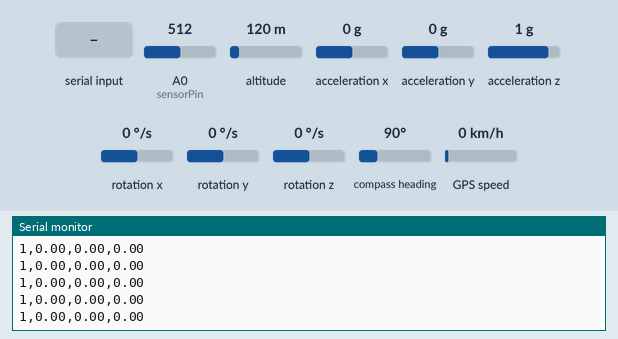
A sketch run on a simulated Arduino Mega 2560, built with avr-gcc and run on an emulated ATmega2560. Parts: the last lines printed to the serial monitor. The test bench sets the inputs (shaded band); at power-on: rotation z 0 °/s, acceleration x 0 g, A0 (sensorPin) = 512, acceleration y 0 g, altitude 120 m, acceleration z 1 g, rotation x 0 °/s, rotation y 0 °/s, compass heading 90°, GPS speed 0 km/h. The GPS gets a fix after 3 s at 37.7749, -122.4194 with 8 satellites.

Above: at 3.2 s.
3.3 s: rotation z set to 192 °/s
At 4.07 s:
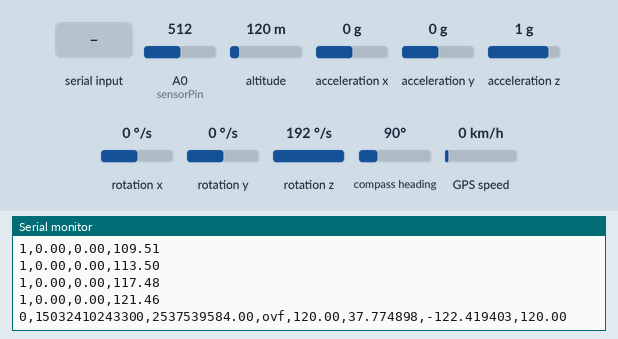
7.4 s: acceleration x set to -1.4 g
At 7.9 s:
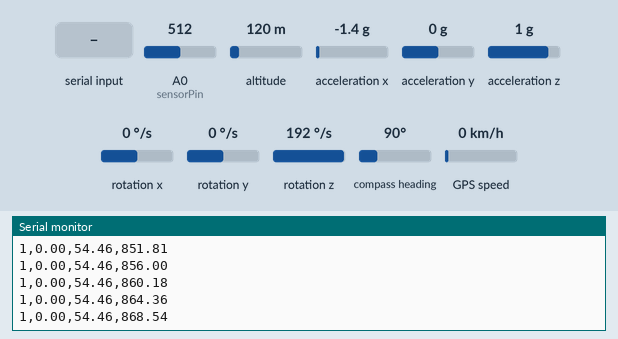
11.5 s: A0 (sensorPin) set to 30
At 12.6 s:
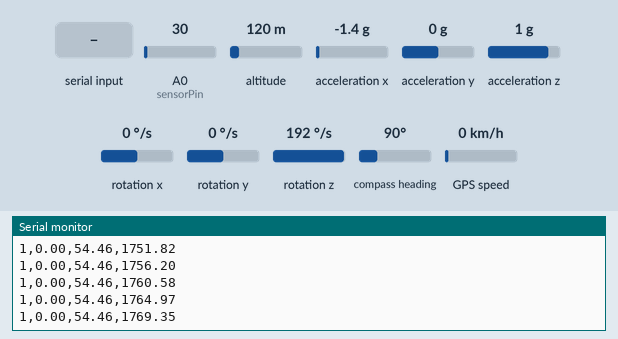
15.6 s: "1\n" received over the second serial link
17.1 s: acceleration y set to -0.2 g
At 18.2 s:
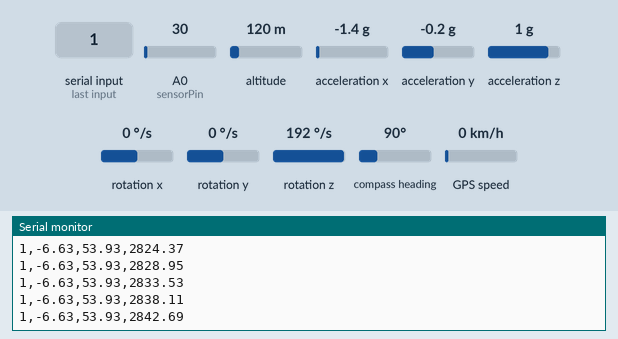
21.2 s: acceleration y set to 0 g
At 22.0 s:
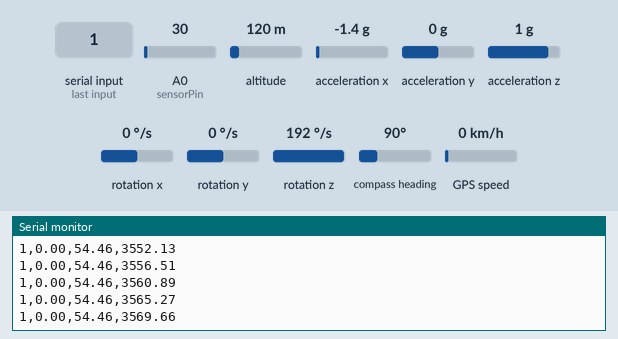
Timing chart, 0 to 24.2 s (numbered marks = the images above; inputs shaded):
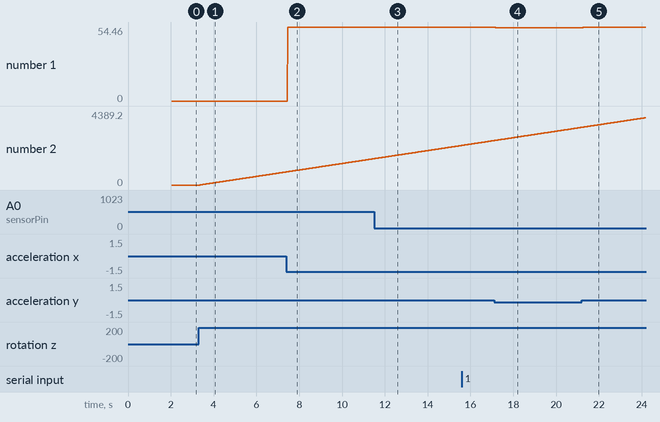

Measured:
- after the input at 3.3 s, the serial monitor: prints a new line after 0.07 s (image 1)
- plotted number 2: 0 → 773.14 after the input at 3.3 s

The sketch:

main.ino
```cpp
// main.ino

#include "MPU.h"
#include "IR.h"
#include "GPS.h"

int sensorPin = A0;
HardwareSerial &gpsSerial = Serial2;
HardwareSerial &piSerial = Serial3;

bool outputFlagGPS = false;
bool outputFlagIR = false;
bool outputFlagMPU = false;

void setup() {
  // Initialize Serial communication
  Serial.begin(9600);
  piSerial.begin(9600);

  // Setup GPS
  setupGPS(gpsSerial, piSerial);

  // Setup sensor
  setupSensor(sensorPin, piSerial);

  // Setup MPU
  setupMPU(piSerial);
}

void loop() {
  // Process GPS data
  loopGPS(gpsSerial, piSerial, outputFlagGPS);

  // Process sensor data
  processSensor(sensorPin, piSerial, outputFlagIR);

  // Process MPU data
  processMPU(piSerial, outputFlagMPU);

  // Listen to Raspberry Pi
  // listenToPi();
}

void listenToPi() {
  if (piSerial.available() > 0) {
    String incomingByte = piSerial.readStringUntil('\n');  // Read one byte at a time
    Serial.print("Received from piSerial: ");
    Serial.println(incomingByte);
  }
}
```

GPS.cpp
```cpp
/**
  @file GPS.cpp
  @date 22/01/2025
  @version 1.0
  @brief This file contains the function definitions for the GPS module.

  This file contains the function definitions for the GPS module.
  The GPS module is used to read location data (latitude, longitude, date, time, altitude, speed, and satellites in view)
  from the GPS module and send the data to the Raspberry Pi.

*/

#include "GPS.h"

TinyGPSPlus gps;

u8 ubxCfgRate[]{
  0xB5, 0x62, 0x06, 0x08, 0x06, 0x00, 0xE8, 0x03, 0x01, 0x00, 0x01, 0x00, 0x01, 0x39,  // output@1Hz
  // 0xB5, 0x62, 0x06, 0x08, 0x06, 0x00, 0xF4, 0x01, 0x01, 0x00, 0x01, 0x00, 0x0B, 0x77, // output@2Hz
};

int idxGPS = 0;

void setupGPS(HardwareSerial &gpsSerial, HardwareSerial &piSerial) {
  // Serial.begin(9600);    // For debugging (PC communication)
  gpsSerial.begin(9600);  // For GPS communication
  // piSerial.begin(9600);  // For Arduino - Raspberry Pi communication

  // pinMode(PPS_PIN, INPUT);
  // attachInterrupt(digitalPinToInterrupt(PPS_PIN), handlePPS, RISING);

  gpsSerial.write(ubxCfgRate, sizeof(ubxCfgRate));
  Serial.println("GPS module initialized.");
  piSerial.write("GPS module initialized.");
}

void loopGPS(HardwareSerial &gpsSerial, HardwareSerial &piSerial, bool &outputFlagGPS) {
  // Read data from GPS
  if (gpsSerial.available() > 0) {
    char gpsdata = gpsSerial.read();
    // Serial.print(gpsdata);
    gps.encode(gpsdata);

    if (gps.location.isUpdated()) {
      // Print GPS data
      printGPSData(piSerial, outputFlagGPS);
    }
  }
}

// void handlePPS() {
//   Serial.println("PPS signal");
// }

void printGPSData(HardwareSerial &piSerial, bool &outputFlagGPS) {
  double Latitude, Longitude, Easting, Northing;
  // Print latitude and longitude
  if (gps.location.isValid()) {
    Latitude = gps.location.lat();
    Longitude = gps.location.lng();
    converter(Latitude, Longitude, Easting, Northing);
    if (outputFlagGPS) {
      Serial.print("Latitude: ");
      Serial.print(Latitude, 6);
      Serial.print(", Longitude: ");
      Serial.println(Longitude, 6);
      Serial.print("Easting: ");
      Serial.print(Easting, 3);
      Serial.print(", Northing: ");
      Serial.println(Northing, 3);
    }
  } else {
    Latitude = NULL;
    Longitude = NULL;
    Easting = NULL;
    Northing = NULL;
    if (outputFlagGPS) {
      Serial.println("Location not available");
    }
  }

  // Print date and time
  u32 Date, Time;
  if (gps.date.isValid() && gps.time.isValid()) {
    Date = gps.date.value();
    Time = gps.time.value();
    if (outputFlagGPS) {
      Serial.print("Date: ");
      Serial.print(gps.date.month());
      Serial.print("/");
      Serial.print(gps.date.day());
      Serial.print("/");
      Serial.println(gps.date.year());
      Serial.print("Time: ");
      Serial.print(gps.time.hour());
      Serial.print(":");
      Serial.print(gps.time.minute());
      Serial.print(":");
      Serial.print(gps.time.second());
      Serial.println(" UTC");
    }
  } else {
    Date = NULL;
    Time = NULL;
    if (outputFlagGPS) {
      Serial.println("Date/Time not available");
    }
  }

  // Print altitude
  double Altitude;
  if (gps.altitude.isValid()) {
    Altitude = gps.altitude.meters();
    if (outputFlagGPS) {
      Serial.print("Altitude: ");
      Serial.println(" meters");
    }
  } else {
    Altitude = NULL;
    if (outputFlagGPS) {
      Serial.println("Altitude not available");
    }
  }

  // Print speed
  double Speed;
  if (gps.speed.isValid()) {
    Speed = gps.speed.kmph();
    if (outputFlagGPS) {
      Serial.print("Speed: ");
      Serial.print(Speed);
      Serial.println(" km/h");
    }
  } else {
    Speed = NULL;
    if (outputFlagGPS) {
      Serial.println("Speed not available");
    }
  }

  // Print satellites in view
  if (gps.satellites.isValid()) {
    if (outputFlagGPS) {
      Serial.print("Satellites in view: ");
      Serial.println(gps.satellites.value());
    }
  } else {
    if (outputFlagGPS) {
      Serial.println("Satellite data not available");
    }
  }

  if (outputFlagGPS) {
    Serial.println();
  }

  // piSerial.print(idxGPS);
  // piSerial.print(',');
  // piSerial.print(Date);
  // piSerial.print(Time);
  // piSerial.print(',');
  // piSerial.print(Easting);
  // piSerial.print(',');
  // piSerial.print(Northing);
  // piSerial.print(',');
  // piSerial.print(Altitude);
  // piSerial.print(',');
  // piSerial.print(Latitude, 6);
  // piSerial.print(',');
  // piSerial.print(Longitude, 6);
  // piSerial.print(',');
  // piSerial.println(Altitude);

  Serial.print(idxGPS);
  Serial.print(',');
  Serial.print(Date);
  Serial.print(Time);
  Serial.print(',');
  Serial.print(Easting);
  Serial.print(',');
  Serial.print(Northing);
  Serial.print(',');
  Serial.print(Altitude);
  Serial.print(',');
  Serial.print(Latitude, 6);
  Serial.print(',');
  Serial.print(Longitude, 6);
  Serial.print(',');
  Serial.println(Altitude);
}

void dec2dms(double dec) {
  int degrees = int(dec);
  int minutes = int(abs(dec - degrees) * 60);
  double seconds = ((abs(dec - degrees) * 60) - minutes) * 60;

  Serial.print(degrees);
  Serial.print("\u00B0");
  Serial.print(minutes);
  Serial.print("'");
  Serial.print(seconds, 3);
  Serial.print("\"");
}

void converter(double Latitude, double Longitude, double &Easting, double &Northing) {
  const double a = 6378137.000;
  const double FalseOriginE = 500000.0000;
  const double FalseOriginN = 10000000.0000;
  const double K0 = 0.9996;
  const double e2 = 0.006694380023;
  const double e4 = e2 * e2;
  const double e6 = e4 * e2;

  double radLat = Latitude * M_PI / 180;
  double radLng = Longitude * M_PI / 180;
  double diffLng = Longitude - 153.000000;
  double radDiffLng = diffLng * M_PI / 180;

  double SinLat1 = sin(radLat);
  double SinLat2 = sin(2 * radLat);
  double SinLat4 = sin(4 * radLat);
  double SinLat6 = sin(6 * radLat);

  double A0 = 1 - e2 / 4 - 3 * e4 / 64 - 5 * e6 / 256;
  double A2 = 3 * (e2 + e4 / 4 + 15 * e6 / 128) / 8;
  double A4 = 15 * (e4 + 3 * e6 / 4) / 256;
  double A6 = 35 * e6 / 3072;

  double M1 = a * A0 * radLat;
  double M2 = -a * A2 * SinLat2;
  double M3 = a * A4 * SinLat4;
  double M4 = -a * A6 * SinLat6;
  double M = M1 + M2 + M3 + M4;

  double Pho = a * (1 - e2) / pow((1 - e2 * SinLat1 * SinLat1), 1.5);
  double Nu = a / pow((1 - (e2 * SinLat1 * SinLat1)), 0.5);

  double CosLat1 = cos(radLat);
  double CosLat2 = CosLat1 * CosLat1;
  double CosLat3 = CosLat1 * CosLat2;
  double CosLat4 = CosLat2 * CosLat2;
  double CosLat5 = CosLat2 * CosLat3;
  double CosLat6 = CosLat3 * CosLat3;
  double CosLat7 = CosLat3 * CosLat4;

  double omega1 = radDiffLng;
  double omega2 = omega1 * omega1;
  double omega3 = omega1 * omega2;
  double omega4 = omega2 * omega2;
  double omega5 = omega2 * omega3;
  double omega6 = omega3 * omega3;
  double omega7 = omega3 * omega4;
  double omega8 = omega4 * omega4;

  double TanLat1 = tan(radLat);
  double TanLat2 = TanLat1 * TanLat1;
  double TanLat4 = TanLat2 * TanLat2;
  double TanLat6 = TanLat2 * TanLat4;

  double Psi1 = Nu / Pho;
  double Psi2 = Psi1 * Psi1;
  double Psi3 = Psi1 * Psi2;
  double Psi4 = Psi2 * Psi2;

  // Easting

  double E1 = Nu * omega1 * CosLat1;
  double E2 = Nu * omega3 * CosLat3 * (Psi1 - TanLat2) / 6;
  double E3 = Nu * omega5 * CosLat5 * (4 * Psi3 * (1 - 6 * TanLat2) + Psi1 * (1 + 8 * TanLat2) - Psi1 * (2 * TanLat2) + TanLat4) / 120;
  double E4 = Nu * omega7 * CosLat7 * (61 - 479 * TanLat2 + 179 * TanLat4 - TanLat6) / 5040;

  double SumE = E1 + E2 + E3 + E4;
  double SumEK0 = K0 * SumE;
  Easting = SumEK0 + FalseOriginE;

  // Northing
  double N1 = Nu * SinLat1 * omega2 * CosLat1 / 2;
  double N2 = Nu * SinLat1 * omega4 * CosLat3 * (4 * Psi2 + Psi1 - TanLat2) / 24;
  double N3 = Nu * SinLat1 * omega6 * CosLat5 * (61 - 58 * Psi4 + Psi2 * (4 * Psi4 + 9 * Psi2) - 4 * Psi1 * (7 * Psi4 + 11 * Psi2) - 7 * Psi1 * TanLat2) / 720;
  double N4 = Nu * SinLat1 * omega8 * CosLat7 * (1385 - 3111 * Psi2 + 543 * Psi4 - TanLat6) / 40320;

  double SumN = M + N1 + N2 + N3 + N4;
  double SumNK0 = K0 * SumN;
  Northing = SumNK0 + FalseOriginN;
}
```

GPS.h
```cpp
/**
  @file GPS.h
  @date 22/01/2025
  @version 1.0
  @brief This file contains the function prototypes and global variables for the GPS module.

  This file contains the function prototypes and global variables for the GPS module.
  The GPS module is used to read location data (latitude, longitude, date, time, altitude, speed, and satellites in view)
  from the GPS module and send the data to the Raspberry Pi.

  This file uses TinyGPSPlus library to parse the GPS data.
*/

#ifndef GPS_H
#define GPS_H

#include <TinyGPSPlus.h>
#include <math.h>
#include <stdint.h>

typedef uint32_t u32;
typedef uint8_t u8;

extern TinyGPSPlus gps;
// #define PPS_PIN 38
extern u8 ubxCfgRate[];
extern int idxGPS;
extern bool outputFlagGPS;

void setupGPS(HardwareSerial &gpsSerial, HardwareSerial &piSerial);
void loopGPS(HardwareSerial &gpsSerial, HardwareSerial &piSerial, bool &outputFlagGPS);
// void handlePPS();
void printGPSData(HardwareSerial &piSerial, bool &outputFlagGPS);
void dec2dms(double dec);
void converter(double Latitude, double Longitude, double &Easting, double &Northing);

#endif  // GPS_H
```

IR.cpp
```cpp
#include "IR.h"

unsigned long firstTimestamp = -1;
bool flag = false;
int idxSensor = 2;

void setupSensor(int &sensorPin, HardwareSerial &piSerial) {
  // pinMode(sensorPin, INPUT);
  // Serial.begin(9600);
  Serial.println("Sensor initialized.");
  piSerial.write("Sensor initialized.");
}

void processSensor(int &sensorPin, HardwareSerial &piSerial, bool &outputFlagIR) {
  unsigned long currentMillis = millis();

  int val = analogRead(sensorPin);
  float voltage = val * (5.0 / 1023.0);
  if (voltage < 1) {
    if (!flag) {  // If flag is not set (i.e., we're in > 3.5V state)
      // If flag is set (i.e., we are in < 3.5V state)
      if (firstTimestamp != -1) {
        // Calculate the output ((1/3) / (time in seconds since the first < 3.5V reading))
        float timeInSeconds = (currentMillis - firstTimestamp) / 1000.0;
        float result = (1.0 / 4.0) * 2 * PI / timeInSeconds;
        // Output the result
        if (outputFlagIR) {
          Serial.print("IR Output: ");
          Serial.print(result);
          Serial.println(", ");
        }

        // piSerial.print(idxSensor);
        // piSerial.print(',');
        // piSerial.println(result);

        Serial.print(idxSensor);
        Serial.print(',');
        Serial.println(result);
      }
      firstTimestamp = currentMillis;  // Store timestamp of the first < 3.5V reading
      flag = true;                     // Set the flag to true
    }
  } else {

    flag = false;  // Set the flag to false when we get the next > 3.5V reading
  }
}
```

IR.h
```cpp
#ifndef IR_H
#define IR_H

#include <Arduino.h>

extern unsigned long firstTimestamp;
extern bool flag;
extern int idxSensor;
extern bool outputFlagIR;

void setupSensor(int &sensorPin, HardwareSerial &piSerial);
void processSensor(int &sensorPin, HardwareSerial &piSerial, bool &outputFlagGPS);

#endif
```

MPU.cpp
```cpp
#include "MPU.h"

MPU6050 mpu(Wire);
int idxMPU = 1;

void setupMPU(HardwareSerial &piSerial) {
  Wire.begin();
  // Set up the IMU
  byte status = mpu.begin();
  // Serial.print(F("MPU6050 status: "));
  // Serial.println(status);
  while (status != 0) {  // stop everything if could not connect to MPU6050
  }
  Serial.println(F("Calculating offsets, do not move."));
  piSerial.println(F("Calculating offsets, do not move."));
  delay(1000);
  mpu.calcOffsets(true, true);
  // Serial.begin(9600);
  Serial.println("MPU initialized.");
  piSerial.write("MPU initialized.");
}

void processMPU(HardwareSerial &piSerial, bool &outputFlagMPU) {
  mpu.update();
  if (outputFlagMPU) {
    Serial.print("Angle X: ");
    Serial.print(mpu.getAngleX());
    Serial.print(", Angle Y: ");
    Serial.print(mpu.getAngleY());
    Serial.print(", Angle Z: ");
    Serial.println(mpu.getAngleZ());
  }

  // piSerial.print(idxMPU);
  // piSerial.print(',');
  // piSerial.print(mpu.getAngleX());
  // piSerial.print(',');
  // piSerial.print(mpu.getAngleY());
  // piSerial.print(',');
  // piSerial.println(mpu.getAngleZ());

  Serial.print(idxMPU);
  Serial.print(',');
  Serial.print(mpu.getAngleX());
  Serial.print(',');
  Serial.print(mpu.getAngleY());
  Serial.print(',');
  Serial.println(mpu.getAngleZ());
}
```

MPU.h
```cpp
#ifndef MPU_H
#define MPU_H

#include <MPU6050_light.h>
#include "Wire.h"

extern MPU6050 mpu;
extern int idxMPU;
extern bool outputFlagMPU;

void setupMPU(HardwareSerial &piSerial);
void processMPU(HardwareSerial &piSerial, bool &outputFlagGPS);

#endif
```
